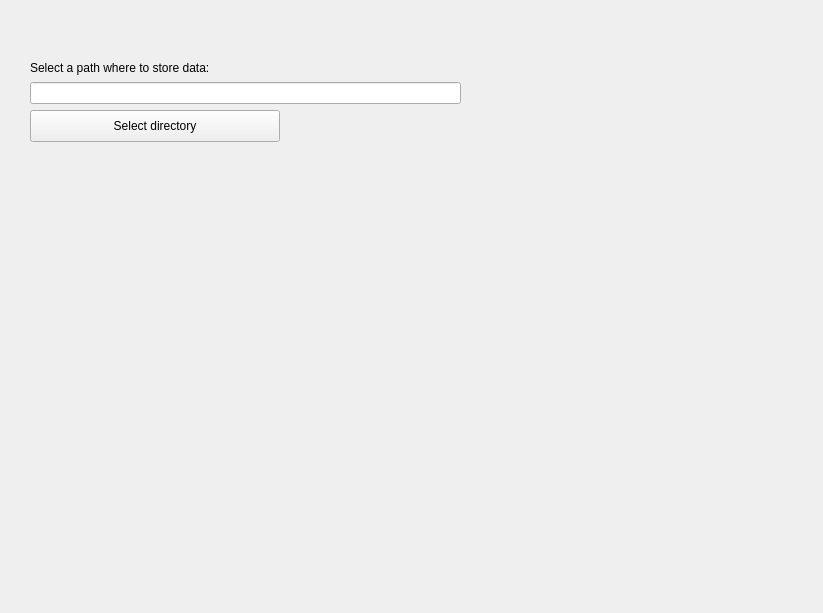
<?xml version="1.0" encoding="UTF-8"?>
<ui version="4.0">
 <class>MainWindow</class>
 <widget class="QMainWindow" name="MainWindow">
  <property name="geometry">
   <rect>
    <x>0</x>
    <y>0</y>
    <width>823</width>
    <height>613</height>
   </rect>
  </property>
  <property name="minimumSize">
   <size>
    <width>600</width>
    <height>400</height>
   </size>
  </property>
  <property name="maximumSize">
   <size>
    <width>1920</width>
    <height>1080</height>
   </size>
  </property>
  <property name="windowTitle">
   <string>MainWindow</string>
  </property>
  <widget class="QWidget" name="centralwidget">
   <property name="maximumSize">
    <size>
     <width>981</width>
     <height>700</height>
    </size>
   </property>
   <widget class="QStackedWidget" name="stackedWidget">
    <property name="geometry">
     <rect>
      <x>30</x>
      <y>10</y>
      <width>791</width>
      <height>601</height>
     </rect>
    </property>
    <property name="currentIndex">
     <number>0</number>
    </property>
    <widget class="QWidget" name="setupPage">
     <widget class="QWidget" name="verticalLayoutWidget">
      <property name="geometry">
       <rect>
        <x>0</x>
        <y>50</y>
        <width>431</width>
        <height>82</height>
       </rect>
      </property>
      <layout class="QVBoxLayout" name="verticalLayout_3">
       <item>
        <widget class="QLabel" name="label_15">
         <property name="text">
          <string>Select a path where to store data:</string>
         </property>
        </widget>
       </item>
       <item>
        <widget class="QLineEdit" name="selectedPath"/>
       </item>
       <item>
        <widget class="QPushButton" name="selectPathButton">
         <property name="minimumSize">
          <size>
           <width>250</width>
           <height>32</height>
          </size>
         </property>
         <property name="maximumSize">
          <size>
           <width>250</width>
           <height>32</height>
          </size>
         </property>
         <property name="text">
          <string>Select directory</string>
         </property>
        </widget>
       </item>
      </layout>
     </widget>
    </widget>
    <widget class="QWidget" name="viewAlbumsPage">
     <property name="maximumSize">
      <size>
       <width>791</width>
       <height>601</height>
      </size>
     </property>
     <widget class="QWidget" name="horizontalLayoutWidget_5">
      <property name="geometry">
       <rect>
        <x>10</x>
        <y>20</y>
        <width>761</width>
        <height>571</height>
       </rect>
      </property>
      <layout class="QHBoxLayout" name="horizontalLayout_7" stretch="1,0,2">
       <property name="spacing">
        <number>-1</number>
       </property>
       <item>
        <layout class="QVBoxLayout" name="verticalLayout_5" stretch="1,2,0,1">
         <property name="bottomMargin">
          <number>80</number>
         </property>
         <item>
          <widget class="QLabel" name="label_7">
           <property name="maximumSize">
            <size>
             <width>16777215</width>
             <height>50</height>
            </size>
           </property>
           <property name="font">
            <font>
             <pointsize>20</pointsize>
            </font>
           </property>
           <property name="text">
            <string>Search</string>
           </property>
          </widget>
         </item>
         <item>
          <layout class="QVBoxLayout" name="verticalLayout_2">
           <item>
            <layout class="QHBoxLayout" name="horizontalLayout_3" stretch="1,3">
             <item>
              <widget class="QLabel" name="label_6">
               <property name="text">
                <string>Author:</string>
               </property>
              </widget>
             </item>
             <item>
              <widget class="QPlainTextEdit" name="teSearchAuthor">
               <property name="maximumSize">
                <size>
                 <width>16777215</width>
                 <height>32</height>
                </size>
               </property>
               <property name="tabChangesFocus">
                <bool>true</bool>
               </property>
              </widget>
             </item>
            </layout>
           </item>
           <item>
            <layout class="QHBoxLayout" name="horizontalLayout_4" stretch="1,3">
             <item>
              <widget class="QLabel" name="label_8">
               <property name="text">
                <string>Genre:</string>
               </property>
              </widget>
             </item>
             <item>
              <widget class="QPlainTextEdit" name="teSearchGenre">
               <property name="maximumSize">
                <size>
                 <width>16777215</width>
                 <height>32</height>
                </size>
               </property>
               <property name="tabChangesFocus">
                <bool>true</bool>
               </property>
              </widget>
             </item>
            </layout>
           </item>
           <item>
            <layout class="QHBoxLayout" name="horizontalLayout_5" stretch="1,0">
             <item>
              <widget class="QLabel" name="label_9">
               <property name="text">
                <string>Year of creation:</string>
               </property>
              </widget>
             </item>
             <item>
              <widget class="QLineEdit" name="teSearchYear">
               <property name="minimumSize">
                <size>
                 <width>0</width>
                 <height>32</height>
                </size>
               </property>
               <property name="maximumSize">
                <size>
                 <width>16777215</width>
                 <height>32</height>
                </size>
               </property>
               <property name="inputMask">
                <string/>
               </property>
               <property name="maxLength">
                <number>4</number>
               </property>
               <property name="echoMode">
                <enum>QLineEdit::Normal</enum>
               </property>
              </widget>
             </item>
            </layout>
           </item>
          </layout>
         </item>
         <item>
          <spacer name="verticalSpacer_2">
           <property name="orientation">
            <enum>Qt::Vertical</enum>
           </property>
           <property name="sizeHint" stdset="0">
            <size>
             <width>20</width>
             <height>40</height>
            </size>
           </property>
          </spacer>
         </item>
         <item>
          <layout class="QVBoxLayout" name="verticalLayout">
           <item>
            <layout class="QHBoxLayout" name="horizontalLayout_2">
             <item>
              <widget class="QPushButton" name="searchButton">
               <property name="text">
                <string>Search</string>
               </property>
              </widget>
             </item>
             <item>
              <widget class="QPushButton" name="resetSearchButton">
               <property name="text">
                <string>Reset search</string>
               </property>
              </widget>
             </item>
            </layout>
           </item>
           <item>
            <widget class="QPushButton" name="newAlbumPageButton">
             <property name="maximumSize">
              <size>
               <width>16777215</width>
               <height>40</height>
              </size>
             </property>
             <property name="text">
              <string>Add a new album</string>
             </property>
            </widget>
           </item>
           <item>
            <spacer name="verticalSpacer">
             <property name="orientation">
              <enum>Qt::Vertical</enum>
             </property>
             <property name="sizeHint" stdset="0">
              <size>
               <width>20</width>
               <height>20</height>
              </size>
             </property>
            </spacer>
           </item>
          </layout>
         </item>
        </layout>
       </item>
       <item>
        <spacer name="horizontalSpacer">
         <property name="orientation">
          <enum>Qt::Horizontal</enum>
         </property>
         <property name="sizeHint" stdset="0">
          <size>
           <width>40</width>
           <height>20</height>
          </size>
         </property>
        </spacer>
       </item>
       <item>
        <layout class="QVBoxLayout" name="verticalLayout_6">
         <item>
          <widget class="QListWidget" name="albumList"/>
         </item>
         <item>
          <layout class="QVBoxLayout" name="verticalLayout_4">
           <property name="rightMargin">
            <number>0</number>
           </property>
           <item>
            <widget class="QPushButton" name="goToDetailButton">
             <property name="maximumSize">
              <size>
               <width>400</width>
               <height>16777215</height>
              </size>
             </property>
             <property name="text">
              <string>Go to detail of selected album</string>
             </property>
            </widget>
           </item>
           <item>
            <layout class="QHBoxLayout" name="horizontalLayout_16">
             <item>
              <widget class="QPushButton" name="editAlbumButton">
               <property name="text">
                <string>Edit selected album</string>
               </property>
              </widget>
             </item>
             <item>
              <widget class="QPushButton" name="deleteAlbumButton">
               <property name="maximumSize">
                <size>
                 <width>200</width>
                 <height>16777215</height>
                </size>
               </property>
               <property name="text">
                <string>Delete selected album</string>
               </property>
              </widget>
             </item>
            </layout>
           </item>
          </layout>
         </item>
        </layout>
       </item>
      </layout>
     </widget>
    </widget>
    <widget class="QWidget" name="addAlbumPage">
     <widget class="QWidget" name="horizontalLayoutWidget_15">
      <property name="geometry">
       <rect>
        <x>10</x>
        <y>20</y>
        <width>461</width>
        <height>441</height>
       </rect>
      </property>
      <layout class="QHBoxLayout" name="horizontalLayout_17">
       <item>
        <layout class="QVBoxLayout" name="verticalLayout_14" stretch="1,0,3,2,0">
         <property name="bottomMargin">
          <number>60</number>
         </property>
         <item>
          <layout class="QVBoxLayout" name="verticalLayout_13">
           <property name="spacing">
            <number>-1</number>
           </property>
           <item>
            <layout class="QHBoxLayout" name="horizontalLayout_11">
             <item>
              <widget class="QLabel" name="label_3">
               <property name="text">
                <string>Year of creation:</string>
               </property>
              </widget>
             </item>
             <item>
              <widget class="QLineEdit" name="teYearOfCreation">
               <property name="minimumSize">
                <size>
                 <width>0</width>
                 <height>32</height>
                </size>
               </property>
               <property name="inputMask">
                <string/>
               </property>
               <property name="maxLength">
                <number>4</number>
               </property>
              </widget>
             </item>
            </layout>
           </item>
           <item>
            <layout class="QHBoxLayout" name="horizontalLayout_10">
             <item>
              <widget class="QLabel" name="label_2">
               <property name="text">
                <string>Author name:</string>
               </property>
              </widget>
             </item>
             <item>
              <widget class="QPlainTextEdit" name="teAuthorName">
               <property name="maximumSize">
                <size>
                 <width>16777215</width>
                 <height>32</height>
                </size>
               </property>
               <property name="tabChangesFocus">
                <bool>true</bool>
               </property>
              </widget>
             </item>
            </layout>
           </item>
           <item>
            <layout class="QHBoxLayout" name="horizontalLayout_9">
             <item>
              <widget class="QLabel" name="label">
               <property name="text">
                <string>Album name:</string>
               </property>
              </widget>
             </item>
             <item>
              <widget class="QPlainTextEdit" name="teAlbumName">
               <property name="maximumSize">
                <size>
                 <width>16777215</width>
                 <height>32</height>
                </size>
               </property>
               <property name="tabChangesFocus">
                <bool>true</bool>
               </property>
              </widget>
             </item>
            </layout>
           </item>
           <item>
            <layout class="QHBoxLayout" name="horizontalLayout_12">
             <item>
              <widget class="QLabel" name="label_4">
               <property name="text">
                <string>Genre:</string>
               </property>
              </widget>
             </item>
             <item>
              <widget class="QPlainTextEdit" name="teGenre">
               <property name="maximumSize">
                <size>
                 <width>16777215</width>
                 <height>32</height>
                </size>
               </property>
               <property name="tabChangesFocus">
                <bool>true</bool>
               </property>
              </widget>
             </item>
            </layout>
           </item>
           <item>
            <layout class="QHBoxLayout" name="horizontalLayout_13">
             <item>
              <widget class="QLabel" name="label_5">
               <property name="text">
                <string>List of songs:</string>
               </property>
              </widget>
             </item>
             <item>
              <widget class="QPlainTextEdit" name="teListOfSongs">
               <property name="maximumSize">
                <size>
                 <width>16777215</width>
                 <height>32</height>
                </size>
               </property>
               <property name="tabChangesFocus">
                <bool>true</bool>
               </property>
              </widget>
             </item>
            </layout>
           </item>
          </layout>
         </item>
         <item>
          <layout class="QHBoxLayout" name="horizontalLayout_15">
           <item>
            <widget class="QPushButton" name="selectImageButton">
             <property name="maximumSize">
              <size>
               <width>150</width>
               <height>16777215</height>
              </size>
             </property>
             <property name="text">
              <string>Select cover image</string>
             </property>
            </widget>
           </item>
           <item>
            <widget class="QLabel" name="coverImgLabel">
             <property name="text">
              <string/>
             </property>
            </widget>
           </item>
          </layout>
         </item>
         <item>
          <widget class="QPushButton" name="addAlbumButton">
           <property name="minimumSize">
            <size>
             <width>0</width>
             <height>40</height>
            </size>
           </property>
           <property name="text">
            <string>Add the album to the database</string>
           </property>
          </widget>
         </item>
         <item>
          <widget class="QPushButton" name="albumLibPageButton">
           <property name="minimumSize">
            <size>
             <width>0</width>
             <height>40</height>
            </size>
           </property>
           <property name="maximumSize">
            <size>
             <width>180</width>
             <height>16777215</height>
            </size>
           </property>
           <property name="text">
            <string>Abum library</string>
           </property>
          </widget>
         </item>
         <item>
          <spacer name="verticalSpacer_3">
           <property name="orientation">
            <enum>Qt::Vertical</enum>
           </property>
           <property name="sizeHint" stdset="0">
            <size>
             <width>20</width>
             <height>40</height>
            </size>
           </property>
          </spacer>
         </item>
        </layout>
       </item>
       <item>
        <layout class="QVBoxLayout" name="verticalLayout_10"/>
       </item>
      </layout>
     </widget>
    </widget>
    <widget class="QWidget" name="detailAlbumPage">
     <widget class="QWidget" name="verticalLayoutWidget_8">
      <property name="geometry">
       <rect>
        <x>10</x>
        <y>40</y>
        <width>311</width>
        <height>401</height>
       </rect>
      </property>
      <layout class="QVBoxLayout" name="verticalLayout_11">
       <item>
        <layout class="QVBoxLayout" name="verticalLayout_7">
         <item>
          <layout class="QHBoxLayout" name="horizontalLayout_8">
           <property name="bottomMargin">
            <number>8</number>
           </property>
           <item>
            <widget class="QLabel" name="albumName">
             <property name="font">
              <font>
               <pointsize>16</pointsize>
               <bold>true</bold>
              </font>
             </property>
             <property name="text">
              <string/>
             </property>
            </widget>
           </item>
           <item>
            <widget class="QLabel" name="albumImage">
             <property name="text">
              <string/>
             </property>
            </widget>
           </item>
          </layout>
         </item>
         <item>
          <widget class="QLabel" name="albumYear">
           <property name="text">
            <string/>
           </property>
          </widget>
         </item>
         <item>
          <widget class="QLabel" name="albumAuthor">
           <property name="text">
            <string/>
           </property>
          </widget>
         </item>
         <item>
          <widget class="QLabel" name="albumGenre">
           <property name="text">
            <string/>
           </property>
          </widget>
         </item>
         <item>
          <layout class="QHBoxLayout" name="horizontalLayout_14">
           <property name="topMargin">
            <number>16</number>
           </property>
           <item>
            <widget class="QLabel" name="songsLabel">
             <property name="text">
              <string>Songs:</string>
             </property>
            </widget>
           </item>
           <item>
            <widget class="QListWidget" name="albumSongList">
             <property name="minimumSize">
              <size>
               <width>0</width>
               <height>80</height>
              </size>
             </property>
             <property name="maximumSize">
              <size>
               <width>16777215</width>
               <height>100</height>
              </size>
             </property>
            </widget>
           </item>
          </layout>
         </item>
        </layout>
       </item>
       <item>
        <spacer name="verticalSpacer_4">
         <property name="orientation">
          <enum>Qt::Vertical</enum>
         </property>
         <property name="sizeHint" stdset="0">
          <size>
           <width>20</width>
           <height>40</height>
          </size>
         </property>
        </spacer>
       </item>
       <item>
        <widget class="QPushButton" name="fromDetailToLibButton">
         <property name="text">
          <string>Album library</string>
         </property>
        </widget>
       </item>
      </layout>
     </widget>
    </widget>
    <widget class="QWidget" name="editAlbumPage">
     <widget class="QWidget" name="horizontalLayoutWidget_16">
      <property name="geometry">
       <rect>
        <x>0</x>
        <y>20</y>
        <width>461</width>
        <height>441</height>
       </rect>
      </property>
      <layout class="QHBoxLayout" name="horizontalLayout_18">
       <item>
        <layout class="QVBoxLayout" name="verticalLayout_15" stretch="1,0,3,2,0">
         <property name="bottomMargin">
          <number>60</number>
         </property>
         <item>
          <layout class="QVBoxLayout" name="verticalLayout_16">
           <property name="spacing">
            <number>-1</number>
           </property>
           <item>
            <layout class="QHBoxLayout" name="horizontalLayout_19">
             <item>
              <widget class="QLabel" name="label_10">
               <property name="text">
                <string>Year of creation:</string>
               </property>
              </widget>
             </item>
             <item>
              <widget class="QLineEdit" name="teYearOfCreationEdit">
               <property name="minimumSize">
                <size>
                 <width>0</width>
                 <height>32</height>
                </size>
               </property>
               <property name="inputMask">
                <string/>
               </property>
               <property name="maxLength">
                <number>4</number>
               </property>
              </widget>
             </item>
            </layout>
           </item>
           <item>
            <layout class="QHBoxLayout" name="horizontalLayout_20">
             <item>
              <widget class="QLabel" name="label_11">
               <property name="text">
                <string>Author name:</string>
               </property>
              </widget>
             </item>
             <item>
              <widget class="QPlainTextEdit" name="teAuthorNameEdit">
               <property name="maximumSize">
                <size>
                 <width>16777215</width>
                 <height>32</height>
                </size>
               </property>
               <property name="tabChangesFocus">
                <bool>true</bool>
               </property>
              </widget>
             </item>
            </layout>
           </item>
           <item>
            <layout class="QHBoxLayout" name="horizontalLayout_21">
             <item>
              <widget class="QLabel" name="label_12">
               <property name="text">
                <string>Album name:</string>
               </property>
              </widget>
             </item>
             <item>
              <widget class="QPlainTextEdit" name="teAlbumNameEdit">
               <property name="maximumSize">
                <size>
                 <width>16777215</width>
                 <height>32</height>
                </size>
               </property>
               <property name="tabChangesFocus">
                <bool>true</bool>
               </property>
              </widget>
             </item>
            </layout>
           </item>
           <item>
            <layout class="QHBoxLayout" name="horizontalLayout_22">
             <item>
              <widget class="QLabel" name="label_13">
               <property name="text">
                <string>Genre:</string>
               </property>
              </widget>
             </item>
             <item>
              <widget class="QPlainTextEdit" name="teGenreEdit">
               <property name="maximumSize">
                <size>
                 <width>16777215</width>
                 <height>32</height>
                </size>
               </property>
               <property name="tabChangesFocus">
                <bool>true</bool>
               </property>
              </widget>
             </item>
            </layout>
           </item>
           <item>
            <layout class="QHBoxLayout" name="horizontalLayout_23">
             <item>
              <widget class="QLabel" name="label_14">
               <property name="text">
                <string>List of songs:</string>
               </property>
              </widget>
             </item>
             <item>
              <widget class="QPlainTextEdit" name="teListOfSongsEdit">
               <property name="maximumSize">
                <size>
                 <width>16777215</width>
                 <height>32</height>
                </size>
               </property>
               <property name="tabChangesFocus">
                <bool>true</bool>
               </property>
              </widget>
             </item>
            </layout>
           </item>
          </layout>
         </item>
         <item>
          <layout class="QHBoxLayout" name="horizontalLayout_24">
           <item>
            <widget class="QPushButton" name="selectImageButtoEdit">
             <property name="maximumSize">
              <size>
               <width>150</width>
               <height>16777215</height>
              </size>
             </property>
             <property name="text">
              <string>Select cover image</string>
             </property>
            </widget>
           </item>
           <item>
            <widget class="QLabel" name="coverImgLabelEdit">
             <property name="text">
              <string/>
             </property>
            </widget>
           </item>
          </layout>
         </item>
         <item>
          <widget class="QPushButton" name="addAlbumButtonEdit">
           <property name="minimumSize">
            <size>
             <width>0</width>
             <height>40</height>
            </size>
           </property>
           <property name="text">
            <string>Save edited album</string>
           </property>
          </widget>
         </item>
         <item>
          <widget class="QPushButton" name="albumLibPageButtonEdit">
           <property name="minimumSize">
            <size>
             <width>0</width>
             <height>40</height>
            </size>
           </property>
           <property name="maximumSize">
            <size>
             <width>180</width>
             <height>16777215</height>
            </size>
           </property>
           <property name="text">
            <string>Abum library</string>
           </property>
          </widget>
         </item>
         <item>
          <spacer name="verticalSpacer_6">
           <property name="orientation">
            <enum>Qt::Vertical</enum>
           </property>
           <property name="sizeHint" stdset="0">
            <size>
             <width>20</width>
             <height>40</height>
            </size>
           </property>
          </spacer>
         </item>
        </layout>
       </item>
       <item>
        <layout class="QVBoxLayout" name="verticalLayout_17">
         <item>
          <widget class="QLabel" name="albumImageEdit">
           <property name="text">
            <string/>
           </property>
          </widget>
         </item>
         <item>
          <spacer name="verticalSpacer_7">
           <property name="orientation">
            <enum>Qt::Vertical</enum>
           </property>
           <property name="sizeHint" stdset="0">
            <size>
             <width>20</width>
             <height>40</height>
            </size>
           </property>
          </spacer>
         </item>
        </layout>
       </item>
      </layout>
     </widget>
    </widget>
   </widget>
  </widget>
 </widget>
 <resources/>
 <connections/>
</ui>
